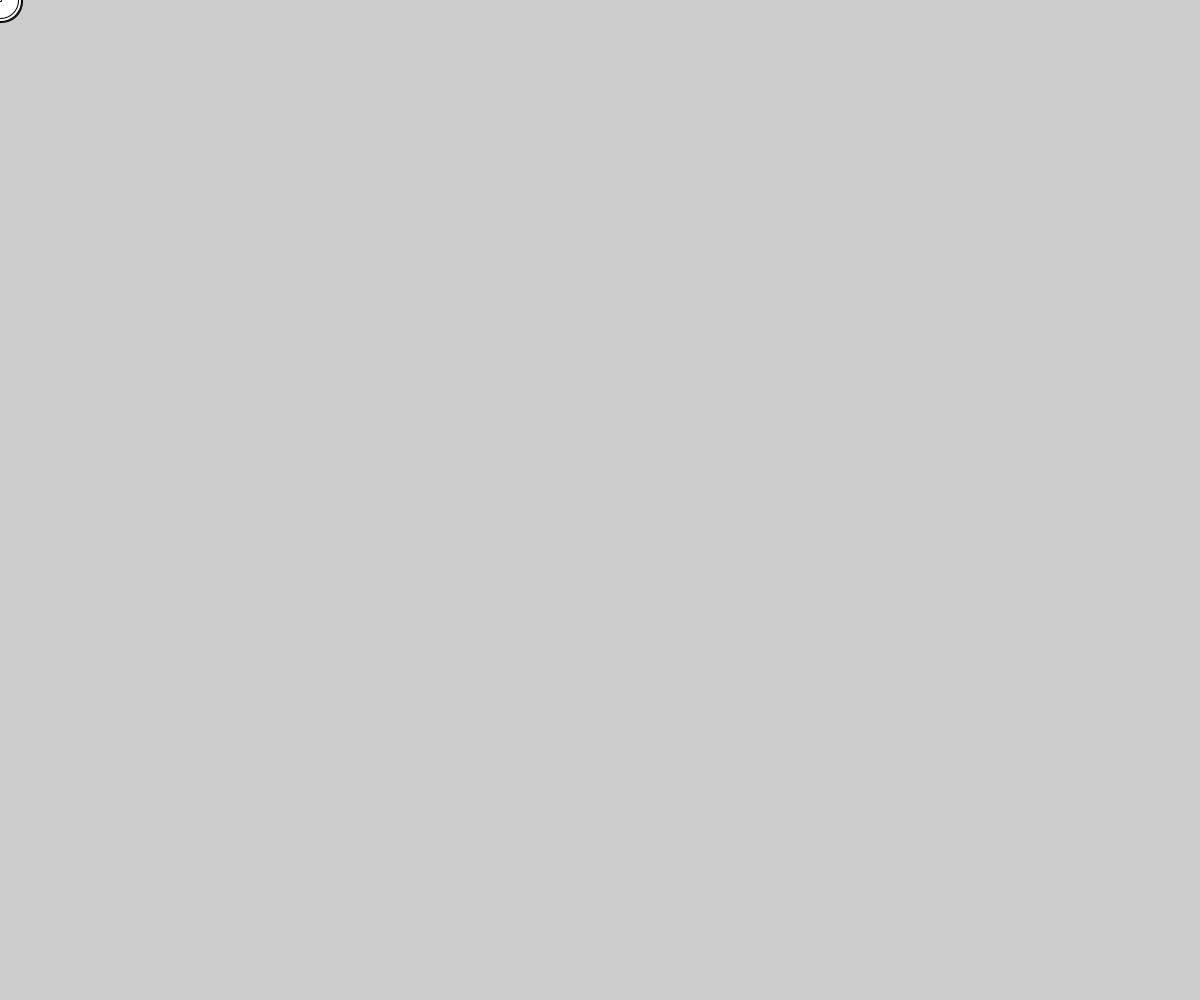
Frame 1 (no input)
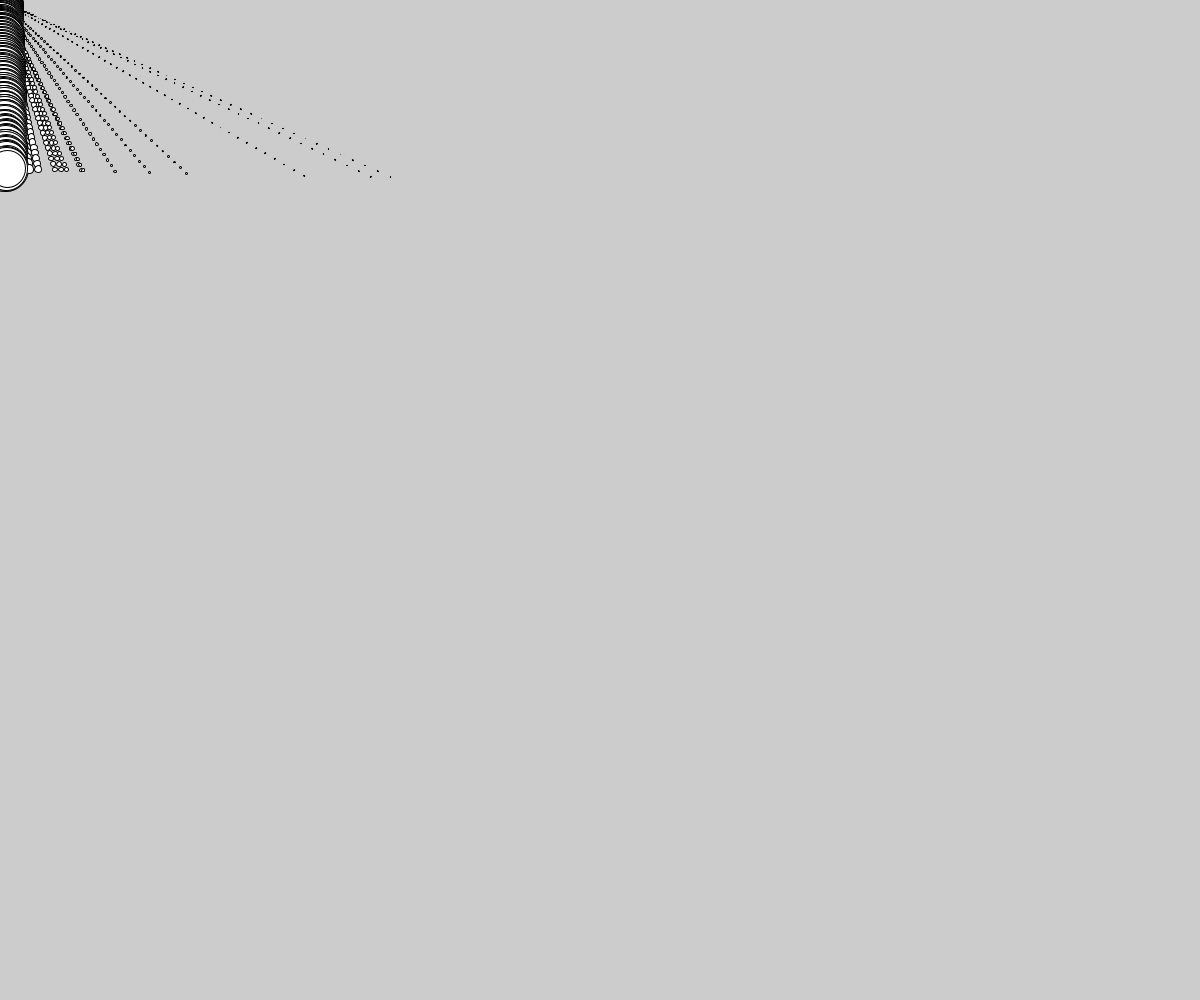
Frame 60 (the mouse pressed at the canvas centre just before this capture)
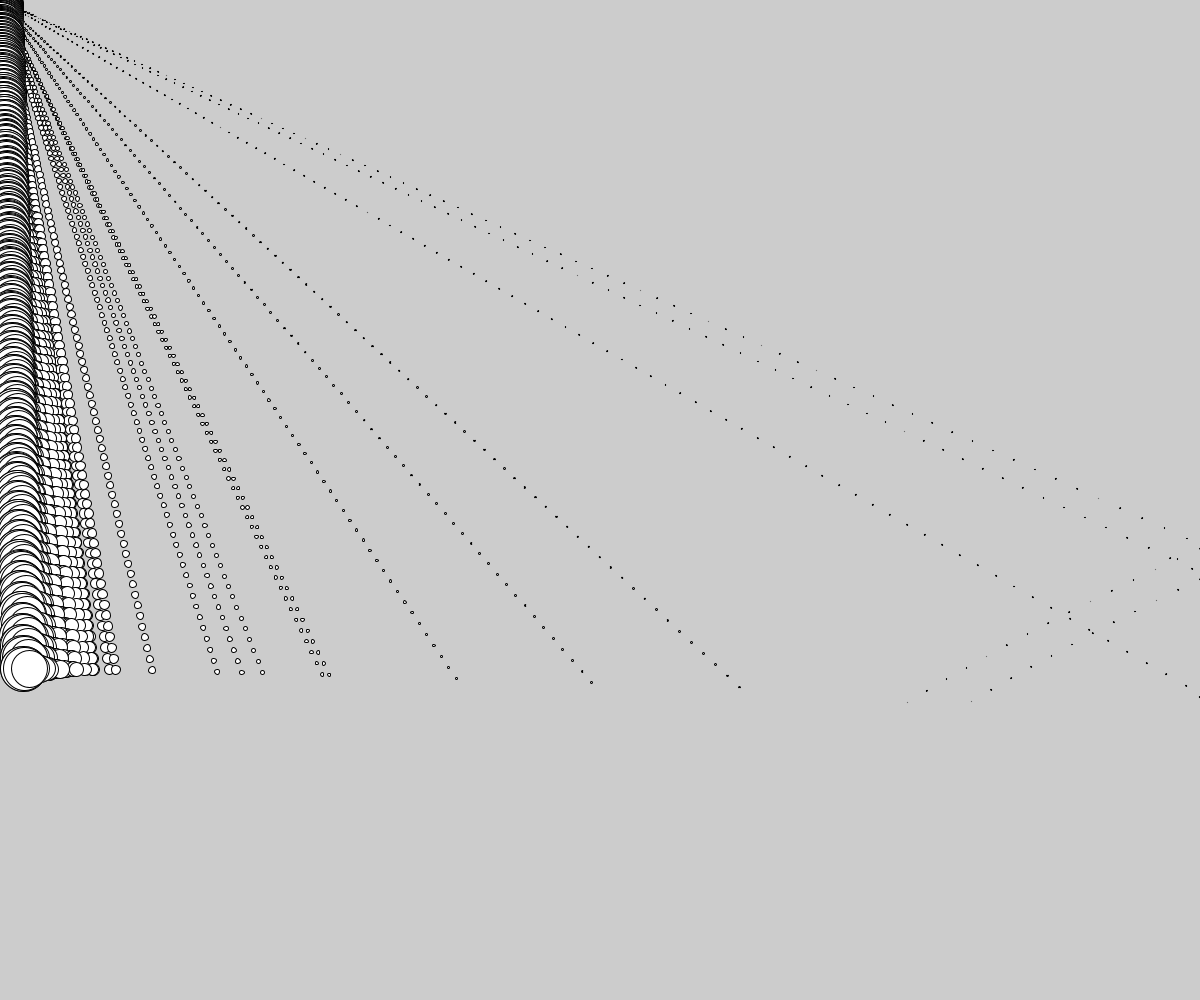
Frame 120 (the mouse held since frame 60 and released just before this capture)

The Processing sketch that drew these frames (run headless with seeded random() and noise(); from frame 60 on, the mouse is pressed at the canvas centre):

// Processing sketch: gravity_friction
// ── gravity_friction.pde
Mover[] moverArr = new Mover[50];

void setup() {
  size(1200, 1000);
  for (int i = 0; i < moverArr.length; i++) {
    moverArr[i] = new Mover(random(0, 3), 0, 0);
  }
}

void draw() {
  for (Mover m : moverArr) {
    PVector gravity = new PVector(0, 0.1 * m.mass);
    PVector wind = new PVector(0.01, 0);
    PVector friction = m.velocity.get();
    friction.mult(-1);
    friction.normalize();
    friction.mult(0.08 * (m.mass / 10));

    m.applyForce(gravity);
    m.applyForce(wind);
    m.applyForce(friction);
    m.update();
    m.draw();
  }
}
// ── Mover.pde
class Mover {
  PVector location;
  PVector velocity;
  PVector acceleration;
  float mass;

  Mover(float m, float x, float y) {
    mass = m;
    location = new PVector(x, y);
    velocity = new PVector(0, 0);
    acceleration = new PVector(0, 0);
  }

  void applyForce(PVector f) {
    PVector fCopy = PVector.div(f, mass);
    acceleration.add(fCopy);
  };

  void checkEdges() {
    if (location.x < 0) {
      velocity.x *= -1;
      location.x = 0;
    } else if (location.x > width) {
      velocity.x *= -1;
      location.x = width;
    }

    if (location.y > height) {
      velocity.y *= -1;
      location.y = height;
    }
  }

  void update() {
    velocity.add(acceleration);
    location.add(velocity);
    acceleration.mult(0);
    checkEdges();
  }

  void draw() {
    circle(location.x, location.y, mass * 16);
  }
}
